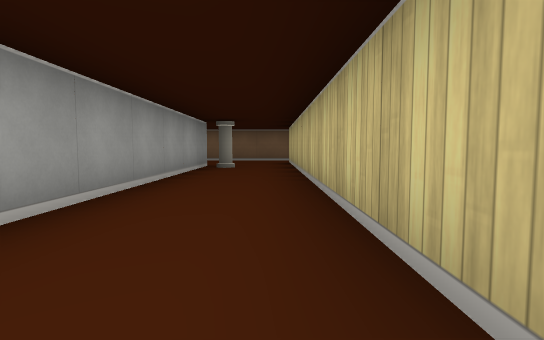
view 1 (above)

15 first-person views from a walk through a cub3D level. The camera is about half as high as the walls, tilts 4° down and sees 80° across. The floor is counted in squares. Each view is taken from the middle of a square. On the plan, view 1 faces up. The plan holds only what a view shows up to about 9 squares ahead; the rest is blank.

view 2
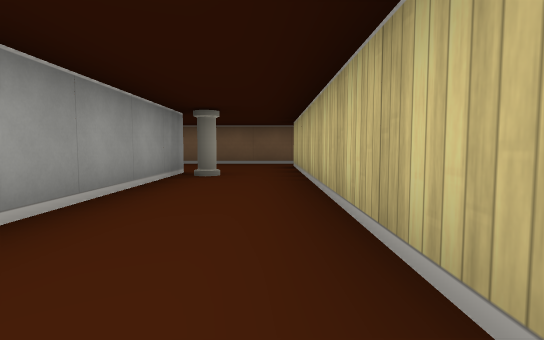

view 3
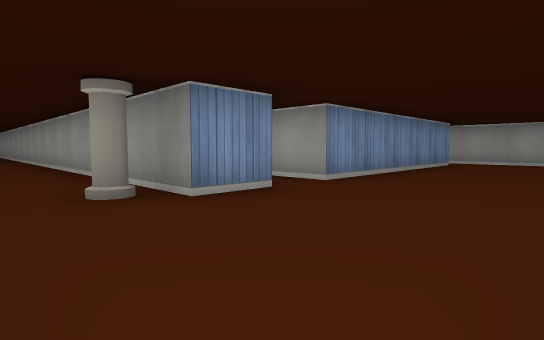

view 4
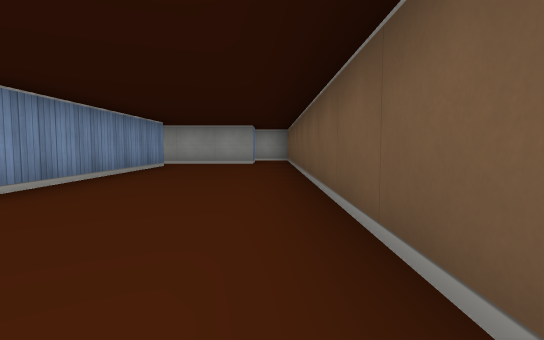

view 5
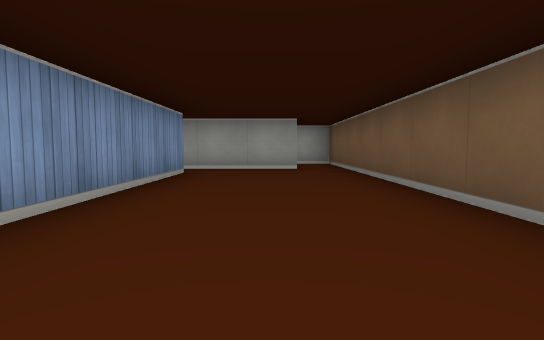

view 6
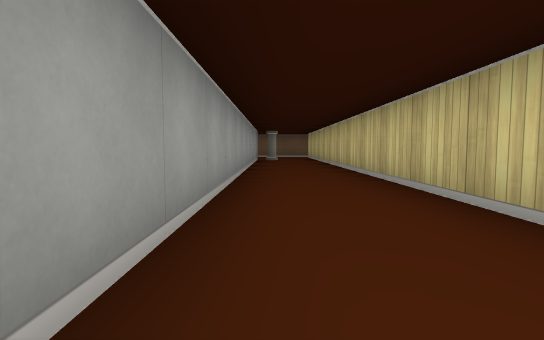

view 7
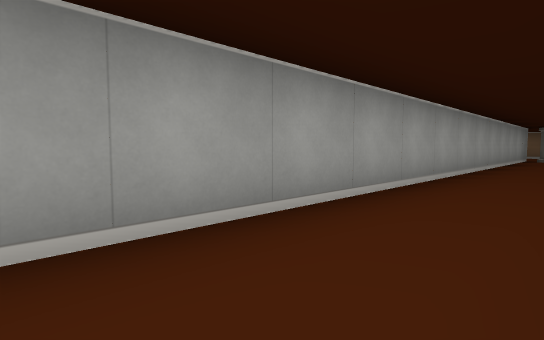

view 8
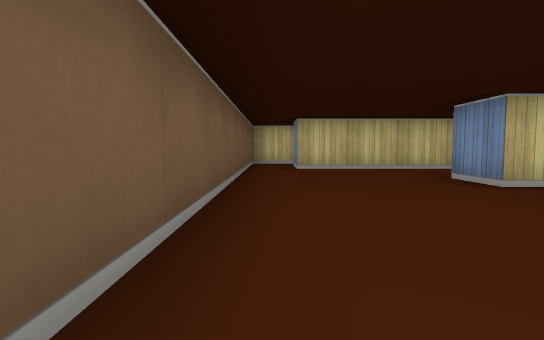

view 9
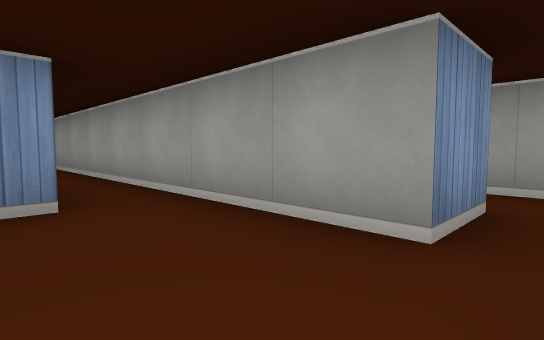

view 10
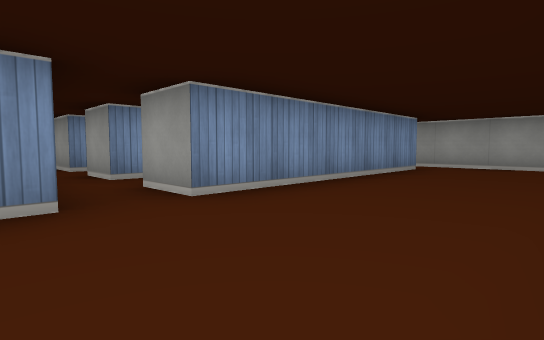

view 11
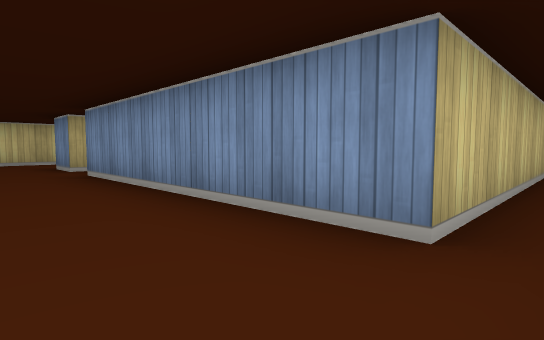

view 12
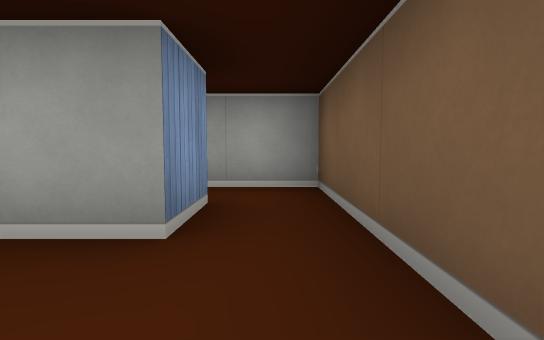

view 13
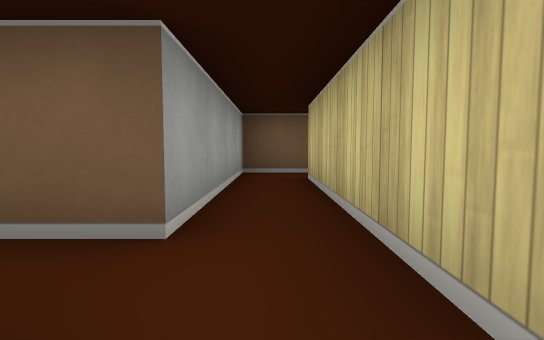

view 14
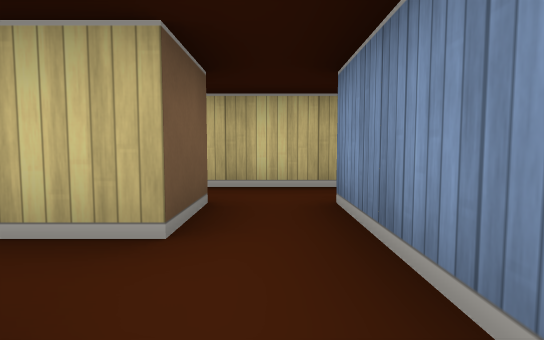

view 15
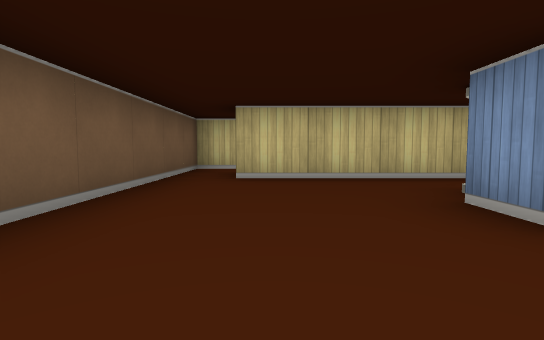

### Floor plan
Key: @ floor where view 1 was taken; # wall or solid block; . floor; P pillar.
Columns run from 14 left of view 1 to 3 right of it. Each row starts with its distance up from view 1.
 11   ################
 10   #..............#
  9   #.#..........# #
  8   #.#..........#
  7  .#.#.#####.#P.#
  6 ....#.#   ..#..#
  5  ##.#.#   #.#..#
  4     #.#   ..#..#
  3     # #   # #..#
  2     #     # #..#
  1             #..#
  0             #.@#
 -1             #..#
 -2             #..#
 -3             #..
 -4             #..
 -5             #..

Positions as (right, up) in squares from view 1, and headings:
1: (0, 0), facing up
2: (0, 2), facing up
3: (0, 10), facing down-left
4: (-1, 10), facing left
5: (-3, 9), facing left
6: (-1, -4), facing up
7: (0, -5), facing up-left
8: (-6, 10), facing right
9: (-8, 10), facing down-left
10: (-2, 10), facing down-left
11: (-9, 9), facing down-right
12: (-8, 10), facing left
13: (-11, 5), facing up
14: (-14, 6), facing right
15: (-4, 9), facing right
